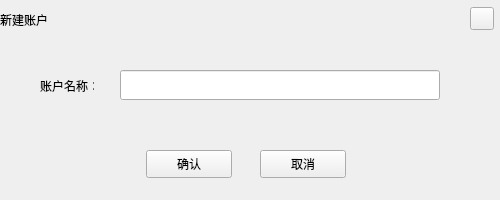
<?xml version="1.0" encoding="UTF-8"?>
<ui version="4.0">
 <class>NameDialogUB</class>
 <widget class="QDialog" name="NameDialogUB">
  <property name="geometry">
   <rect>
    <x>0</x>
    <y>0</y>
    <width>500</width>
    <height>200</height>
   </rect>
  </property>
  <property name="font">
   <font>
    <family>微软雅黑</family>
    <pointsize>9</pointsize>
   </font>
  </property>
  <property name="windowTitle">
   <string>Dialog</string>
  </property>
  <property name="styleSheet">
   <string notr="true"/>
  </property>
  <widget class="QLineEdit" name="nameLineEdit">
   <property name="geometry">
    <rect>
     <x>120</x>
     <y>70</y>
     <width>320</width>
     <height>30</height>
    </rect>
   </property>
   <property name="font">
    <font>
     <family>微软雅黑</family>
     <weight>50</weight>
     <italic>false</italic>
     <bold>false</bold>
    </font>
   </property>
   <property name="styleSheet">
    <string notr="true"/>
   </property>
   <property name="cursorPosition">
    <number>0</number>
   </property>
  </widget>
  <widget class="QLabel" name="addressNameTipLabel1">
   <property name="geometry">
    <rect>
     <x>123</x>
     <y>112</y>
     <width>16</width>
     <height>16</height>
    </rect>
   </property>
   <property name="text">
    <string/>
   </property>
  </widget>
  <widget class="QToolButton" name="okBtn">
   <property name="geometry">
    <rect>
     <x>146</x>
     <y>150</y>
     <width>86</width>
     <height>28</height>
    </rect>
   </property>
   <property name="cursor">
    <cursorShape>PointingHandCursor</cursorShape>
   </property>
   <property name="styleSheet">
    <string notr="true"/>
   </property>
   <property name="text">
    <string>确认</string>
   </property>
  </widget>
  <widget class="QLabel" name="addressNameTipLabel2">
   <property name="geometry">
    <rect>
     <x>150</x>
     <y>110</y>
     <width>200</width>
     <height>20</height>
    </rect>
   </property>
   <property name="text">
    <string/>
   </property>
  </widget>
  <widget class="QToolButton" name="cancelBtn">
   <property name="geometry">
    <rect>
     <x>260</x>
     <y>150</y>
     <width>86</width>
     <height>28</height>
    </rect>
   </property>
   <property name="cursor">
    <cursorShape>PointingHandCursor</cursorShape>
   </property>
   <property name="styleSheet">
    <string notr="true"/>
   </property>
   <property name="text">
    <string>取消</string>
   </property>
  </widget>
  <widget class="QLabel" name="title_Label">
   <property name="geometry">
    <rect>
     <x>0</x>
     <y>0</y>
     <width>500</width>
     <height>40</height>
    </rect>
   </property>
   <property name="font">
    <font>
     <family>微软雅黑</family>
     <weight>50</weight>
     <italic>false</italic>
     <bold>false</bold>
    </font>
   </property>
   <property name="styleSheet">
    <string notr="true"/>
   </property>
   <property name="text">
    <string>新建账户</string>
   </property>
  </widget>
  <widget class="QToolButton" name="closeBtn">
   <property name="geometry">
    <rect>
     <x>470</x>
     <y>7</y>
     <width>24</width>
     <height>23</height>
    </rect>
   </property>
   <property name="font">
    <font>
     <family>微软雅黑</family>
    </font>
   </property>
   <property name="cursor">
    <cursorShape>PointingHandCursor</cursorShape>
   </property>
   <property name="styleSheet">
    <string notr="true"/>
   </property>
   <property name="text">
    <string/>
   </property>
  </widget>
  <widget class="QLabel" name="label">
   <property name="geometry">
    <rect>
     <x>40</x>
     <y>80</y>
     <width>54</width>
     <height>12</height>
    </rect>
   </property>
   <property name="text">
    <string>账户名称：</string>
   </property>
  </widget>
 </widget>
 <resources/>
 <connections/>
</ui>
